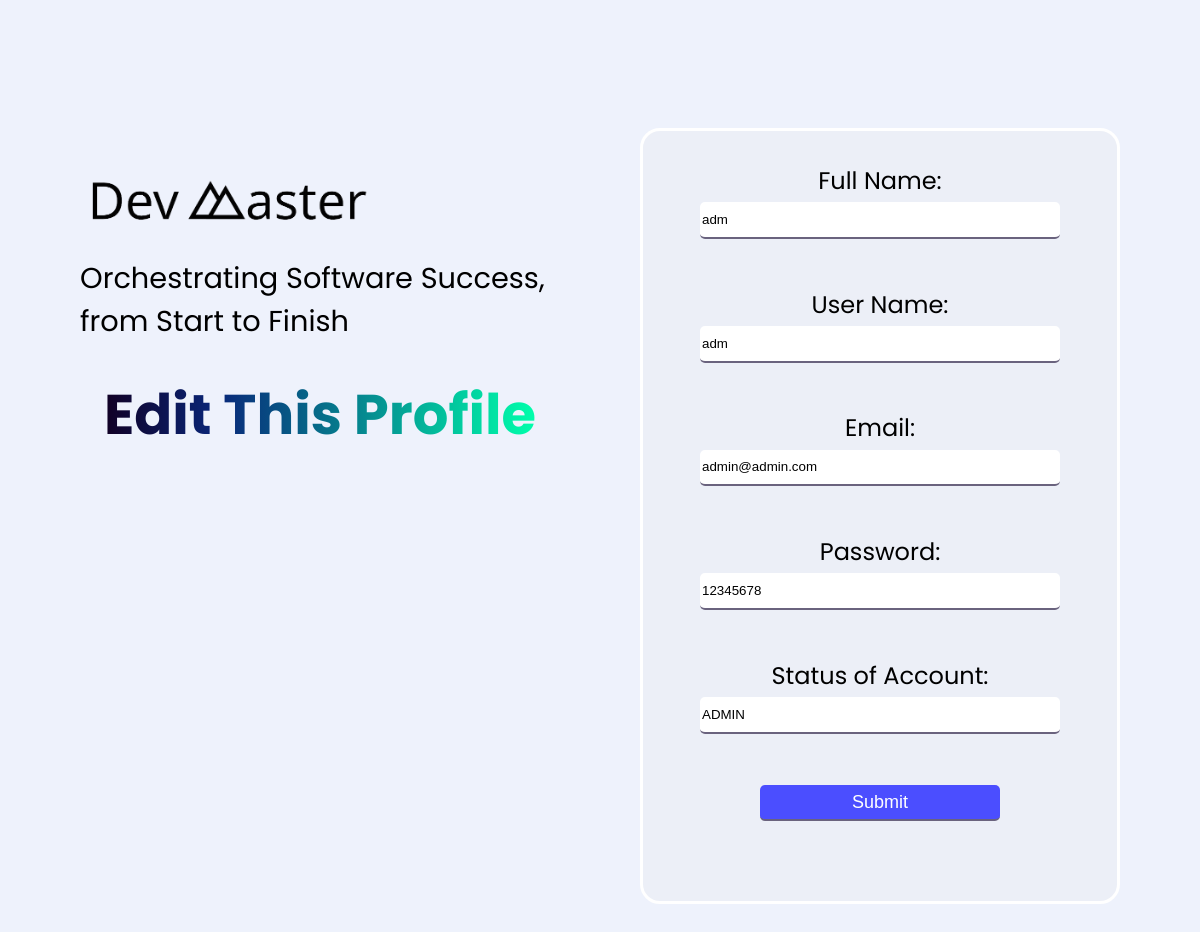
/adminUserEdit/18 (signed in), run on an earlier commit of the app's database.
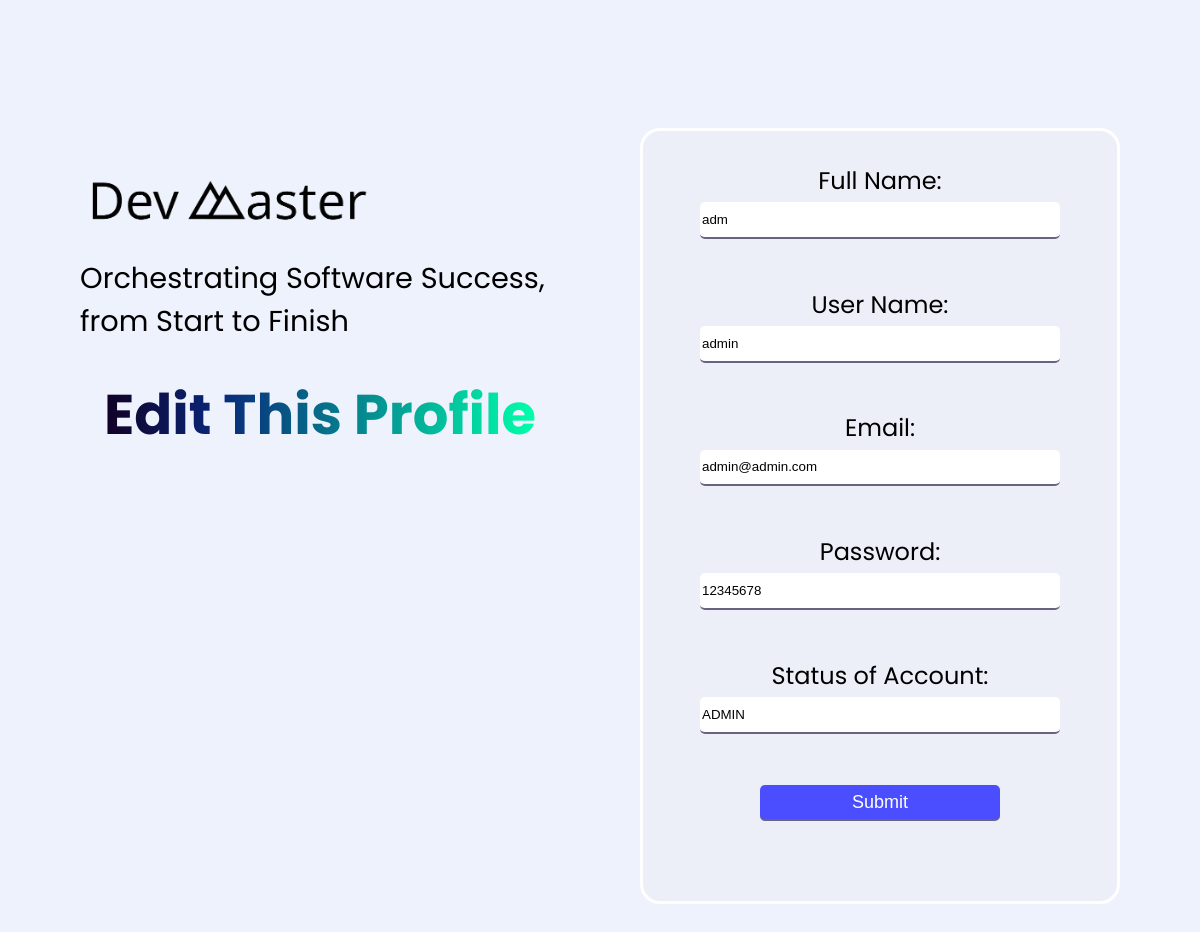
And on a later commit of the database.
### home/models.py (models this page shows, shortened)
class UserDetail(models.Model):
    name = models.CharField(max_length=200)
    user_name = models.CharField(max_length=200)
    email = models.CharField(max_length=200)
    password = models.CharField(max_length=200)
    status_of_account = models.CharField(max_length=200)

### home/views.py (the view, shortened to what this page needs)
# urls.py: path('adminUserEdit/<int:pk>', views.adminUserEdit, name = "adminUserEdit"),
@login_required
def adminUserEdit(request,pk):
	det = UserDetail.objects.get(id = pk)
	di = {
		'det':det
	}
	return render(request,"home/adminUserEdit.html",di)

### home/templates/home/adminUserEdit.html (shortened to what this page needs)
{% extends "base.html" %} {% load static %}  {% block head %}
<link rel="stylesheet" type="text/css" href="{% static 'home/css/for.css'%}" />
{% endblock head %} {% block body %}
<div class="big_container poppins-regular">
  <div class="text">
    <p class="dev_head">
      <a href="{% url 'home:home' %}"
        ><img
          src="{% static 'home/img/devlogo.png'%}"
          alt=""
          width="300px" /></a
      ><br />
      Orchestrating Software Success, from Start to Finish
    </p>
    <p class="page_heading"><span class="headi"> Edit This Profile </span></p>
  </div>
  <div class="page_form">
    <form action="/adminUserEdit/" method="post">
      <div class="eleCont">
        <label for="full_name">Full Name: </label><br>
        <input
          type="text"
          name="full_name"
          id="full_name"
          value="{{det.name}}"
        />
      </div>
      <br />
      <div class="eleCont">
        <label for="user_name">User Name: </label><br>
        <input
          type="text"
          name="user_name"
          id="user_name"
          value="{{det.user_name}}"
        />
      </div>
      <br />
      <div class="eleCont">
        <label for="email">Email: </label><br>
        <input type="email" name="email" id="email" value="{{det.email}}" />
      </div>
      <br />
      <div class="eleCont">
        <label for="password">Password: </label><br>
        <input
          type="text"
          name="password"
          id="password"
          value="{{det.password}}"
        />
      </div>
      <br />
      <div class="eleCont">
        <label for="status_of_account">Status of Account: </label><br>
        <input
          type="text"
          name="status_of_account"
          id="status_of_account"
          value="{{det.status_of_account}}"
        />
      </div>
      <br />
      <input type="submit" value="Submit" id="subm" />
    </form>
    <br />
  </div>
</div>
{% endblock body %} {% comment %} {% endcomment %}

What changed in the data, as far as the page shows it:
changed UserDetail "adm": user_name "adm" → "admin"
